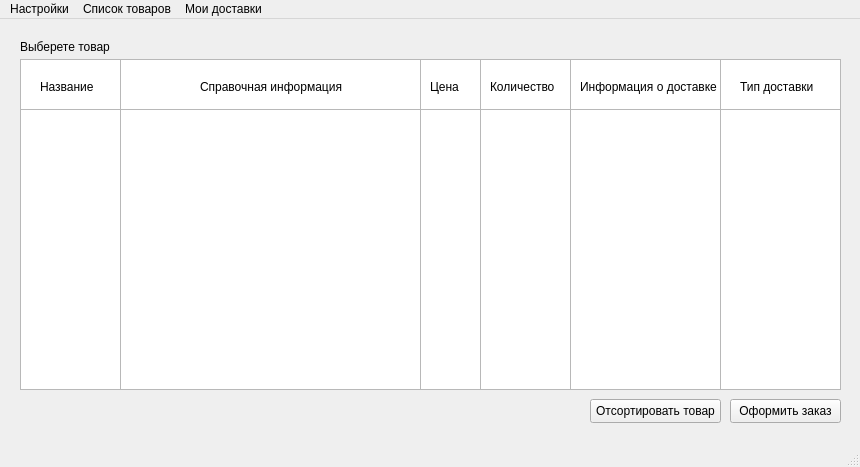
<?xml version="1.0" encoding="UTF-8"?>
<ui version="4.0">
 <class>MainWindow</class>
 <widget class="QMainWindow" name="MainWindow">
  <property name="geometry">
   <rect>
    <x>0</x>
    <y>0</y>
    <width>860</width>
    <height>467</height>
   </rect>
  </property>
  <property name="windowTitle">
   <string>MainWindow</string>
  </property>
  <widget class="QWidget" name="centralwidget">
   <widget class="QColumnView" name="columnView">
    <property name="geometry">
     <rect>
      <x>20</x>
      <y>40</y>
      <width>101</width>
      <height>331</height>
     </rect>
    </property>
   </widget>
   <widget class="QColumnView" name="columnView_4">
    <property name="geometry">
     <rect>
      <x>20</x>
      <y>40</y>
      <width>101</width>
      <height>51</height>
     </rect>
    </property>
   </widget>
   <widget class="QPushButton" name="pushButton">
    <property name="geometry">
     <rect>
      <x>730</x>
      <y>380</y>
      <width>111</width>
      <height>24</height>
     </rect>
    </property>
    <property name="text">
     <string>Оформить заказ</string>
    </property>
   </widget>
   <widget class="QLabel" name="label_4">
    <property name="geometry">
     <rect>
      <x>590</x>
      <y>60</y>
      <width>61</width>
      <height>16</height>
     </rect>
    </property>
    <property name="text">
     <string>Доставка</string>
    </property>
   </widget>
   <widget class="QLabel" name="label_3">
    <property name="geometry">
     <rect>
      <x>210</x>
      <y>60</y>
      <width>151</width>
      <height>16</height>
     </rect>
    </property>
    <property name="text">
     <string>Справочная информация</string>
    </property>
   </widget>
   <widget class="QLabel" name="label">
    <property name="geometry">
     <rect>
      <x>20</x>
      <y>20</y>
      <width>131</width>
      <height>16</height>
     </rect>
    </property>
    <property name="text">
     <string>Выберете товар</string>
    </property>
   </widget>
   <widget class="QColumnView" name="columnView_5">
    <property name="geometry">
     <rect>
      <x>120</x>
      <y>40</y>
      <width>301</width>
      <height>51</height>
     </rect>
    </property>
   </widget>
   <widget class="QColumnView" name="columnView_3">
    <property name="geometry">
     <rect>
      <x>570</x>
      <y>40</y>
      <width>151</width>
      <height>331</height>
     </rect>
    </property>
   </widget>
   <widget class="QColumnView" name="columnView_2">
    <property name="geometry">
     <rect>
      <x>120</x>
      <y>40</y>
      <width>301</width>
      <height>331</height>
     </rect>
    </property>
   </widget>
   <widget class="QLabel" name="label_2">
    <property name="geometry">
     <rect>
      <x>40</x>
      <y>60</y>
      <width>101</width>
      <height>16</height>
     </rect>
    </property>
    <property name="text">
     <string>Название</string>
    </property>
   </widget>
   <widget class="QColumnView" name="columnView_6">
    <property name="geometry">
     <rect>
      <x>570</x>
      <y>40</y>
      <width>151</width>
      <height>51</height>
     </rect>
    </property>
   </widget>
   <widget class="QLabel" name="label_5">
    <property name="geometry">
     <rect>
      <x>580</x>
      <y>60</y>
      <width>151</width>
      <height>16</height>
     </rect>
    </property>
    <property name="text">
     <string>Информация о доставке</string>
    </property>
   </widget>
   <widget class="QColumnView" name="columnView_7">
    <property name="geometry">
     <rect>
      <x>20</x>
      <y>40</y>
      <width>101</width>
      <height>51</height>
     </rect>
    </property>
   </widget>
   <widget class="QColumnView" name="columnView_8">
    <property name="geometry">
     <rect>
      <x>120</x>
      <y>40</y>
      <width>301</width>
      <height>51</height>
     </rect>
    </property>
   </widget>
   <widget class="QLabel" name="label_6">
    <property name="geometry">
     <rect>
      <x>200</x>
      <y>60</y>
      <width>161</width>
      <height>16</height>
     </rect>
    </property>
    <property name="text">
     <string>Справочная информация</string>
    </property>
   </widget>
   <widget class="QColumnView" name="columnView_9">
    <property name="geometry">
     <rect>
      <x>720</x>
      <y>40</y>
      <width>121</width>
      <height>331</height>
     </rect>
    </property>
   </widget>
   <widget class="QColumnView" name="columnView_10">
    <property name="geometry">
     <rect>
      <x>720</x>
      <y>40</y>
      <width>121</width>
      <height>51</height>
     </rect>
    </property>
   </widget>
   <widget class="QLabel" name="label_8">
    <property name="geometry">
     <rect>
      <x>740</x>
      <y>60</y>
      <width>91</width>
      <height>16</height>
     </rect>
    </property>
    <property name="text">
     <string>Тип доставки</string>
    </property>
   </widget>
   <widget class="QPushButton" name="pushButton_2">
    <property name="geometry">
     <rect>
      <x>590</x>
      <y>380</y>
      <width>131</width>
      <height>24</height>
     </rect>
    </property>
    <property name="text">
     <string>Отсортировать товар</string>
    </property>
   </widget>
   <widget class="QColumnView" name="columnView_11">
    <property name="geometry">
     <rect>
      <x>420</x>
      <y>40</y>
      <width>61</width>
      <height>331</height>
     </rect>
    </property>
   </widget>
   <widget class="QColumnView" name="columnView_12">
    <property name="geometry">
     <rect>
      <x>480</x>
      <y>40</y>
      <width>91</width>
      <height>331</height>
     </rect>
    </property>
   </widget>
   <widget class="QColumnView" name="columnView_13">
    <property name="geometry">
     <rect>
      <x>420</x>
      <y>40</y>
      <width>61</width>
      <height>51</height>
     </rect>
    </property>
   </widget>
   <widget class="QColumnView" name="columnView_14">
    <property name="geometry">
     <rect>
      <x>480</x>
      <y>40</y>
      <width>91</width>
      <height>51</height>
     </rect>
    </property>
   </widget>
   <widget class="QLabel" name="label_7">
    <property name="geometry">
     <rect>
      <x>430</x>
      <y>60</y>
      <width>31</width>
      <height>16</height>
     </rect>
    </property>
    <property name="text">
     <string>Цена</string>
    </property>
   </widget>
   <widget class="QLabel" name="label_9">
    <property name="geometry">
     <rect>
      <x>490</x>
      <y>60</y>
      <width>91</width>
      <height>16</height>
     </rect>
    </property>
    <property name="text">
     <string>Количество</string>
    </property>
   </widget>
   <zorder>columnView_7</zorder>
   <zorder>columnView</zorder>
   <zorder>columnView_4</zorder>
   <zorder>pushButton</zorder>
   <zorder>label_4</zorder>
   <zorder>label_3</zorder>
   <zorder>label</zorder>
   <zorder>columnView_5</zorder>
   <zorder>columnView_3</zorder>
   <zorder>columnView_2</zorder>
   <zorder>columnView_6</zorder>
   <zorder>label_5</zorder>
   <zorder>label_2</zorder>
   <zorder>columnView_8</zorder>
   <zorder>label_6</zorder>
   <zorder>columnView_9</zorder>
   <zorder>columnView_10</zorder>
   <zorder>label_8</zorder>
   <zorder>pushButton_2</zorder>
   <zorder>columnView_11</zorder>
   <zorder>columnView_12</zorder>
   <zorder>columnView_13</zorder>
   <zorder>columnView_14</zorder>
   <zorder>label_7</zorder>
   <zorder>label_9</zorder>
  </widget>
  <widget class="QMenuBar" name="menubar">
   <property name="geometry">
    <rect>
     <x>0</x>
     <y>0</y>
     <width>860</width>
     <height>21</height>
    </rect>
   </property>
   <widget class="QMenu" name="menu">
    <property name="title">
     <string>Настройки</string>
    </property>
   </widget>
   <widget class="QMenu" name="menu_2">
    <property name="title">
     <string>Список товаров</string>
    </property>
   </widget>
   <widget class="QMenu" name="menu_3">
    <property name="title">
     <string>Мои доставки</string>
    </property>
   </widget>
   <addaction name="menu"/>
   <addaction name="menu_2"/>
   <addaction name="menu_3"/>
  </widget>
  <widget class="QStatusBar" name="statusbar"/>
 </widget>
 <resources/>
 <connections/>
</ui>
